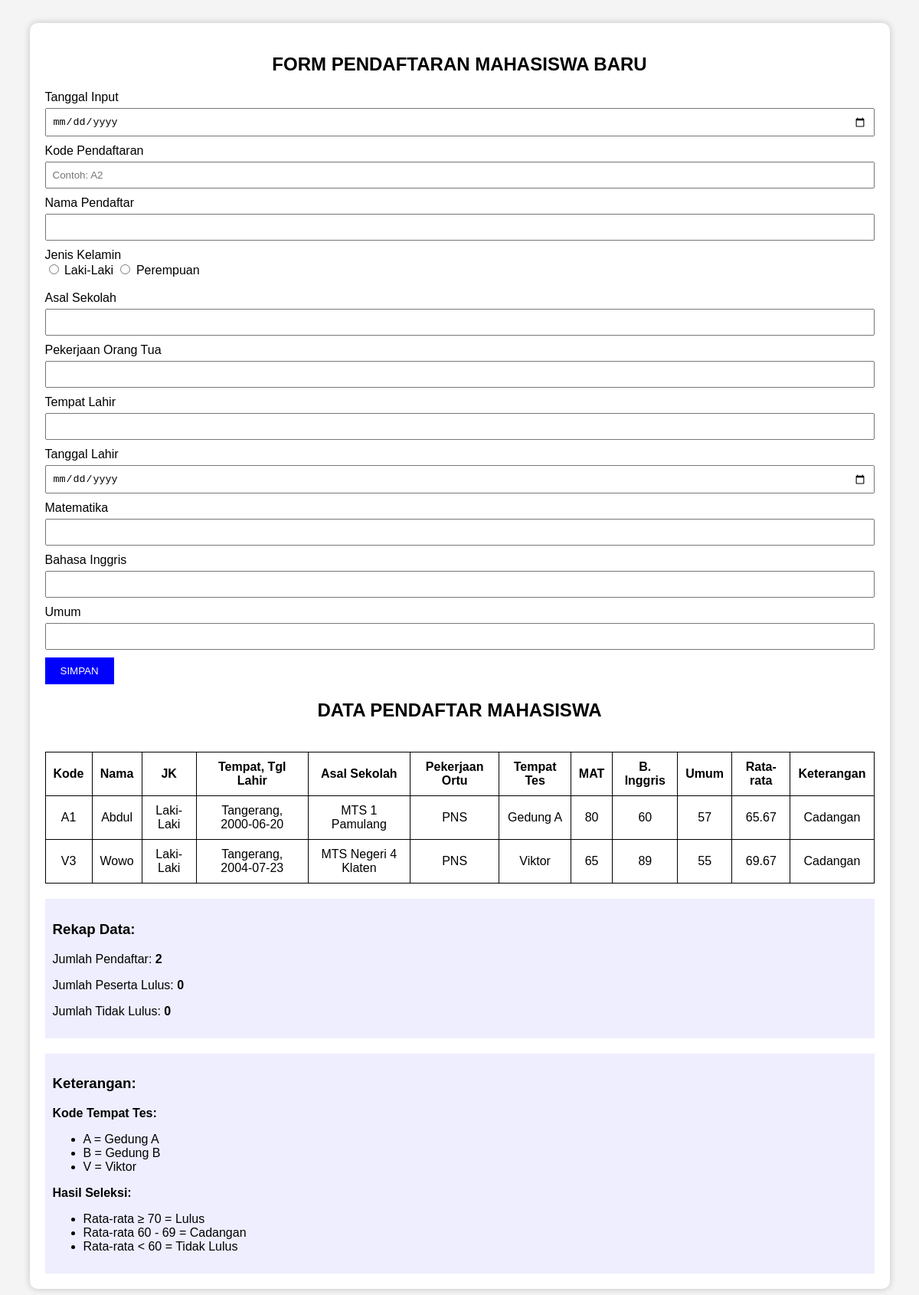
The app's page /uts/index.php with its own data.
### tables this page shows
CREATE TABLE `mahasiswa` (
  `id` int(11) NOT NULL,
  `tgl_input` date NOT NULL,
  `kode` varchar(20) NOT NULL,
  `nama` varchar(100) NOT NULL,
  `jk` varchar(20) NOT NULL,
  `asal_sekolah` varchar(100) NOT NULL,
  `pekerjaan_ortu` varchar(100) NOT NULL,
  `tempat_lahir` varchar(100) NOT NULL,
  `tgl_lahir` date NOT NULL,
  `mat` int(11) NOT NULL,
  `bing` int(11) NOT NULL,
  `umum` int(11) NOT NULL,
  `rata_rata` decimal(5,2) NOT NULL,
  `tempat_tes` varchar(50) NOT NULL,
  `keterangan` varchar(30) NOT NULL
);

### uts/index.php (the view, shortened to what this page needs)
<?php
include "koneksi.php";
$query = mysqli_query($conn, "SELECT * FROM mahasiswa ORDER BY id DESC");
$jumlah_pendaftar = mysqli_fetch_assoc(
    mysqli_query($conn, "SELECT COUNT(*) AS total FROM mahasiswa")
)['total'];
$jumlah_lulus = mysqli_fetch_assoc(
    mysqli_query($conn, "SELECT COUNT(*) AS total FROM mahasiswa WHERE keterangan='Lulus'")
)['total'];
$jumlah_tidak_lulus = mysqli_fetch_assoc(
    mysqli_query($conn, "SELECT COUNT(*) AS total FROM mahasiswa WHERE keterangan='Tidak Lulus'")
)['total'];
?>
<!DOCTYPE html>
<html lang="id">
<head>
</head>
<body>
    <div class="container">
        <h2>FORM PENDAFTARAN MAHASISWA BARU</h2>
        <form method="POST">
            <label>Tanggal Input</label>
            <input type="date" name="tgl_input" required>
            <label>Kode Pendaftaran</label>
            <input type="text" name="kode" placeholder="Contoh: A2" required>
            <label>Nama Pendaftar</label>
            <input type="text" name="nama" required>
            <label>Jenis Kelamin</label><br>
            <input type="radio" name="jk" value="Laki-Laki" required>
            Laki-Laki
            <input type="radio" name="jk" value="Perempuan">
            Perempuan
            <br><br>
            <label>Asal Sekolah</label>
            <input type="text" name="asal_sekolah" required>
            <label>Pekerjaan Orang Tua</label>
            <input type="text" name="pekerjaan_ortu" required>
            <label>Tempat Lahir</label>
            <input type="text" name="tempat_lahir" required>
            <label>Tanggal Lahir</label>
            <input type="date" name="tgl_lahir" required>
            <label>Matematika</label>
            <input type="number" name="mat" min="0" max="100" required>
            <label>Bahasa Inggris</label>
            <input type="number" name="bing" min="0" max="100" required>
            <label>Umum</label>
            <input type="number" name="umum" min="0" max="100" required>
            <button type="submit" name="simpan" class="btn">
                SIMPAN
            </button>
        </form>
        <h2>DATA PENDAFTAR MAHASISWA</h2>
        <div class="table-wrapper">
            <table>
                <tr>
                    <th>Kode</th>
                    <th>Nama</th>
                    <th>JK</th>
                    <th>Tempat, Tgl Lahir</th>
                    <th>Asal Sekolah</th>
                    <th>Pekerjaan Ortu</th>
                    <th>Tempat Tes</th>
                    <th>MAT</th>
                    <th>B. Inggris</th>
                    <th>Umum</th>
                    <th>Rata-rata</th>
                    <th>Keterangan</th>
                </tr>
                <?php while ($data = mysqli_fetch_assoc($query)) { ?>
                    <tr>
                        <td><?php echo htmlspecialchars($data['kode']); ?></td>
                        <td><?php echo htmlspecialchars($data['nama']); ?></td>
                        <td><?php echo htmlspecialchars($data['jk']); ?></td>
                        <td>
                            <?php echo htmlspecialchars($data['tempat_lahir']); ?>,
                            <?php echo htmlspecialchars($data['tgl_lahir']); ?>
                        </td>
                        <td><?php echo htmlspecialchars($data['asal_sekolah']); ?></td>
                        <td><?php echo htmlspecialchars($data['pekerjaan_ortu']); ?></td>
                        <td><?php echo htmlspecialchars($data['tempat_tes']); ?></td>
                        <td><?php echo $data['mat']; ?></td>
                        <td><?php echo $data['bing']; ?></td>
                        <td><?php echo $data['umum']; ?></td>
                        <td><?php echo number_format($data['rata_rata'], 2); ?></td>
                        <td><?php echo htmlspecialchars($data['keterangan']); ?></td>
                    </tr>
                <?php } ?>
            </table>
        </div>
        <div class="info">
            <h3>Rekap Data:</h3>
            <p>Jumlah Pendaftar:
                <b><?php echo $jumlah_pendaftar; ?></b>
            </p>
            <p>Jumlah Peserta Lulus:
                <b><?php echo $jumlah_lulus; ?></b>
            </p>
            <p>Jumlah Tidak Lulus:
                <b><?php echo $jumlah_tidak_lulus; ?></b>
            </p>
        </div>
        <div class="info">
            <h3>Keterangan:</h3>
            <p><b>Kode Tempat Tes:</b></p>
            <ul>
                <li>A = Gedung A</li>
                <li>B = Gedung B</li>
                <li>V = Viktor</li>
            </ul>
            <p><b>Hasil Seleksi:</b></p>
            <ul>
                <li>Rata-rata ≥ 70 = Lulus</li>
                <li>Rata-rata 60 - 69 = Cadangan</li>
                <li>Rata-rata &lt; 60 = Tidak Lulus</li>
            </ul>
        </div>
    </div>
</body>
</html>

### uts/index.php (style rules this page uses)
body { font-family: Arial, Helvetica, sans-serif; margin: 30px; background: #f4f4f4; }
.container { width: 95%; max-width: 1100px; margin: auto; background: white; padding: 20px; border-radius: 10px; box-shadow: 0 0 10px rgba(0, 0, 0, 0.2); }
h2 { text-align: center; }
input[type=text], input[type=number], input[type=date] { width: 100%; padding: 8px; margin-top: 5px; margin-bottom: 10px; box-sizing: border-box; }
.btn { background: blue; color: white; border: none; padding: 10px 20px; cursor: pointer; }
.info { margin-top: 20px; padding: 10px; background: #eef; }
.table-wrapper { overflow-x: auto; }
table { width: 100%; border-collapse: collapse; margin-top: 20px; min-width: 1000px; }
table, th, td { border: 1px solid black; }
th, td { padding: 10px; text-align: center; }

### records on screen
mahasiswa: kode "A1", nama "Abdul", jk "Laki-Laki", tempat_lahir "Tangerang", tgl_lahir "2000-06-20", asal_sekolah "MTS 1 Pamulang", pekerjaan_ortu "PNS", tempat_tes "Gedung A", mat "80", bing "60", umum "57", rata_rata "65.67", keterangan "Cadangan"
mahasiswa: kode "V3", nama "Wowo", jk "Laki-Laki", tempat_lahir "Tangerang", tgl_lahir "2004-07-23", asal_sekolah "MTS Negeri 4 Klaten", pekerjaan_ortu "PNS", tempat_tes "Viktor", mat "65", bing "89", umum "55", rata_rata "69.67", keterangan "Cadangan"

### other values on screen
$jumlah_pendaftar "2"
$jumlah_lulus "0"
$jumlah_tidak_lulus "0"
